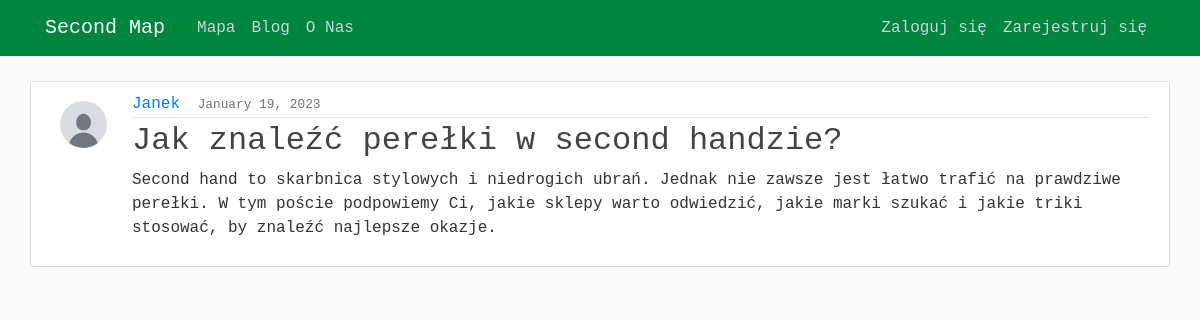
The app's page /post/81/ with its own data.
### map/models.py (models this page shows, shortened)
class Post(models.Model):
    title = models.CharField(max_length=100)
    content = models.TextField()
    date_posted = models.DateTimeField(default=timezone.now)
    author = models.ForeignKey(User, on_delete=models.CASCADE)

### users/models.py (models this page shows, shortened)
class Profile(models.Model):
    user = models.OneToOneField(User, on_delete=models.CASCADE)
    image = models.ImageField(default='default.jpg', upload_to='profile_pics')

### map/views.py (the view)
# urls.py: path('post/<int:pk>/', PostDetailView.as_view(), name='post-detail'),
class PostDetailView(DetailView):
    model = Post

### map/templates/map/post_detail.html (shortened to what this page needs)
{% extends "map/base.html" %}
{% block content %}
<article class="media content-section">
    <img class="rounded-circle article-img" src="{{ object.author.profile.image.url }}">
    <div class="media-body">
        <div class="article-metadata">
            <a class="mr-2" href="{% url 'user-posts' object.author.username %}">{{ object.author }}</a>
            <small class="text-muted">{{ object.date_posted | date:"F d, Y" }}</small>
        </div>
        <h2 class="article-title">{{ object.title }}</h2>
        <p class="article-content">{{ object.content }}</p>
    </div>
</article>
{% endblock content %}

### map/static/map/main.css (style rules this page uses)
body { font-family: "Courier New"; background: #fafafa; color: #333333; margin-top: 5rem; }
h1, h2, h3, h4, h5, h6 { color: #444444; }
.content-section { background: #ffffff; padding: 10px 20px; border: 1px solid #dddddd; border-radius: 3px; margin-bottom: 20px; }
.article-title { color: #444444; }
.article-content { white-space: pre-line; }
.article-img { height: 65px; width: 65px; margin-right: 16px; }
.article-metadata { padding-bottom: 1px; margin-bottom: 4px; border-bottom: 1px solid #e3e3e3 }

### records on screen
Post: author.profile.image (placeholder picture), author "Janek", date_posted "January 19, 2023", title "Jak znaleźć perełki w second handzie?", content "Second hand to skarbnica stylowych i niedrogich ubrań. Jednak nie zawsze jest łatwo trafić na prawdziwe perełki. W tym poście podpowiemy Ci, jakie sklepy warto odwiedzić, jakie marki szukać i jakie triki stosować, by znaleźć najlepsze okazje."
